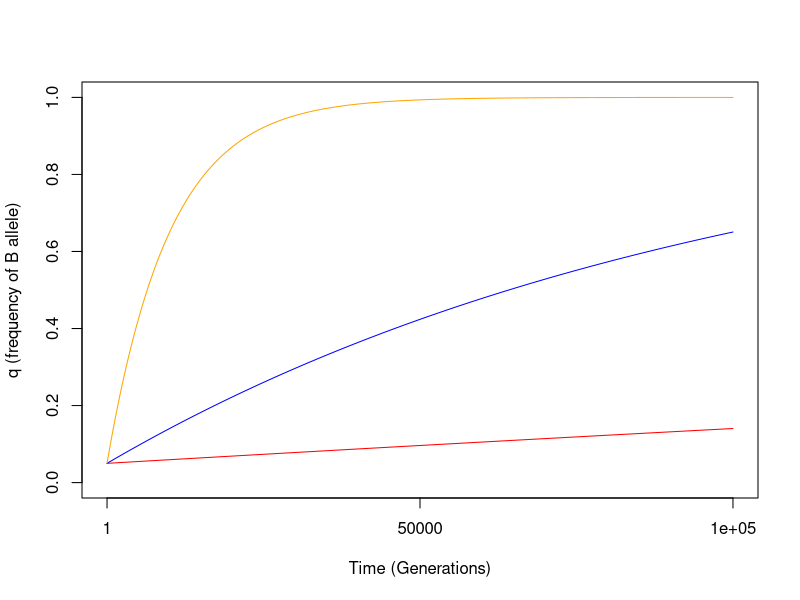
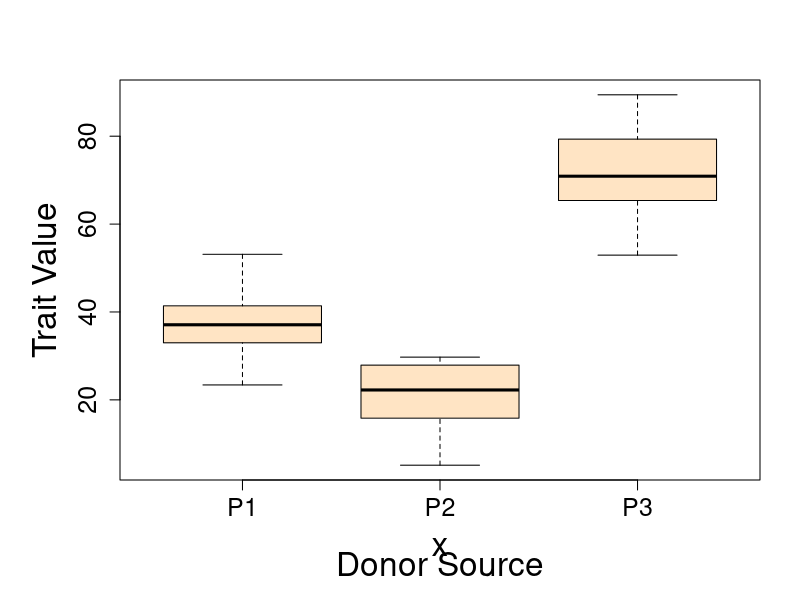
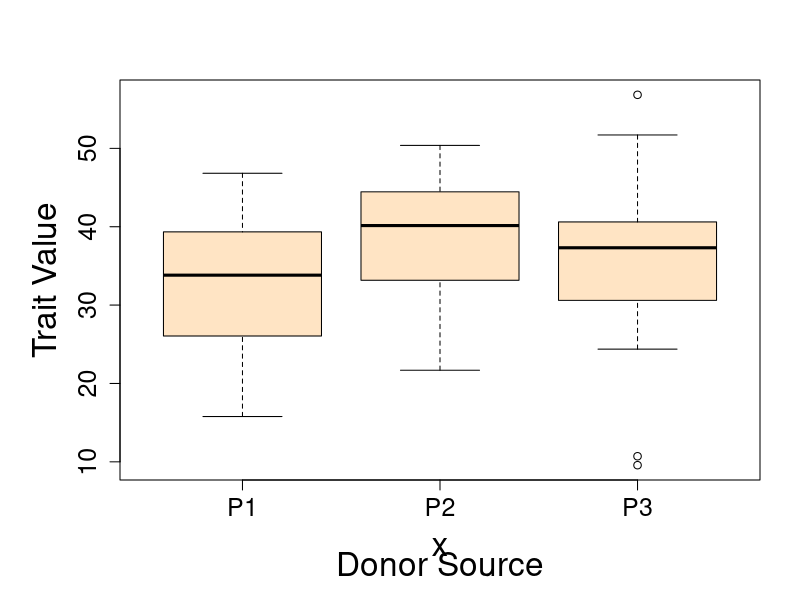
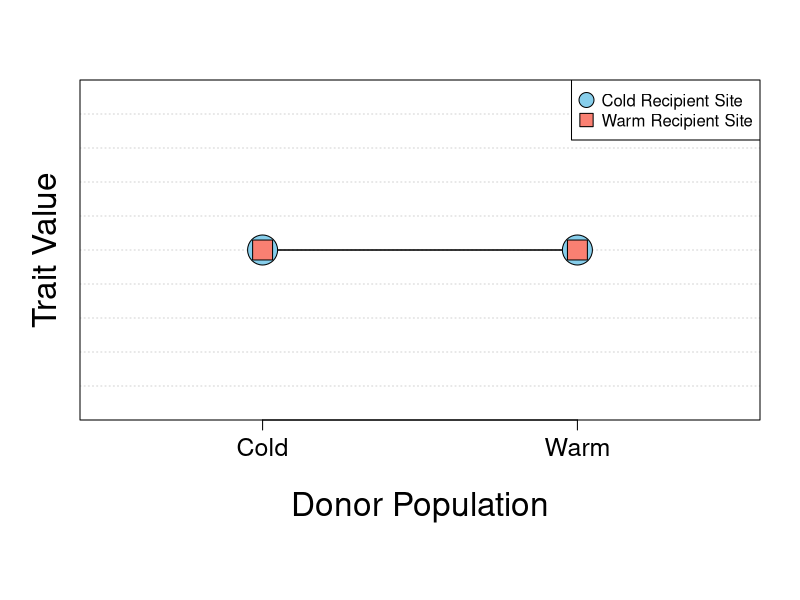
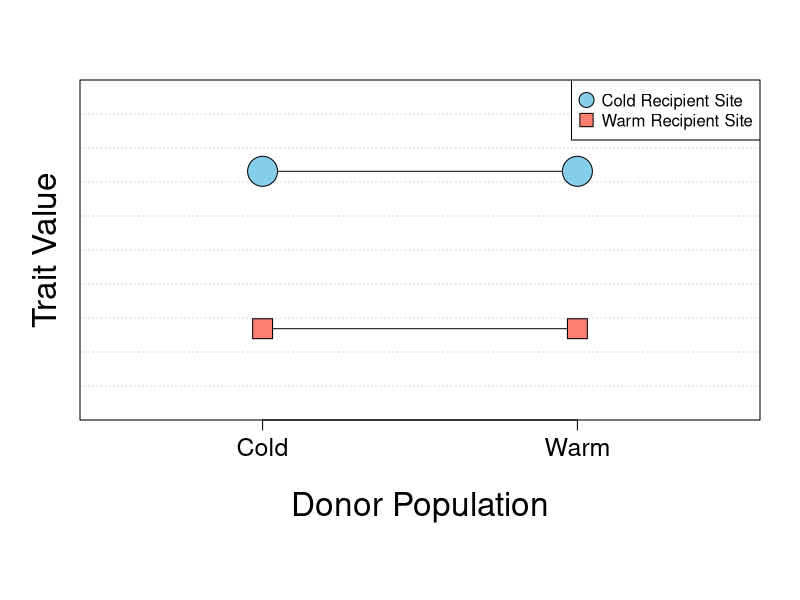
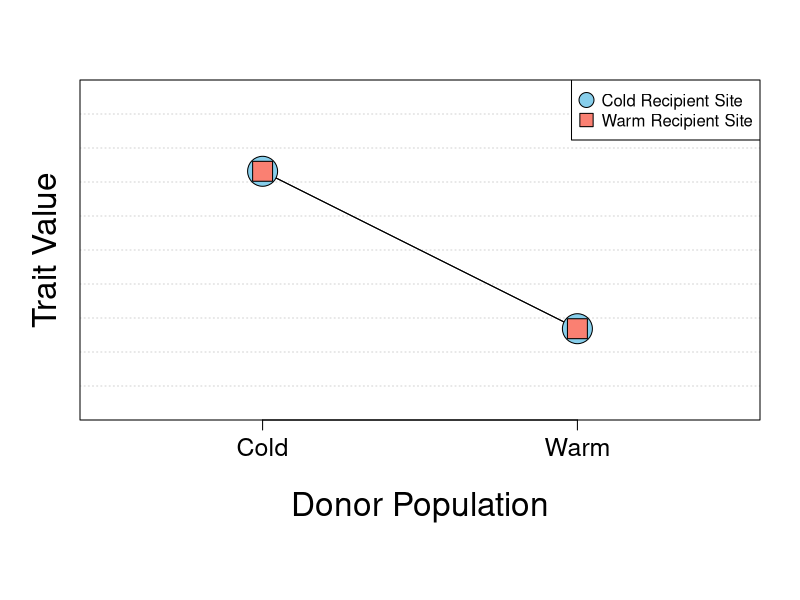
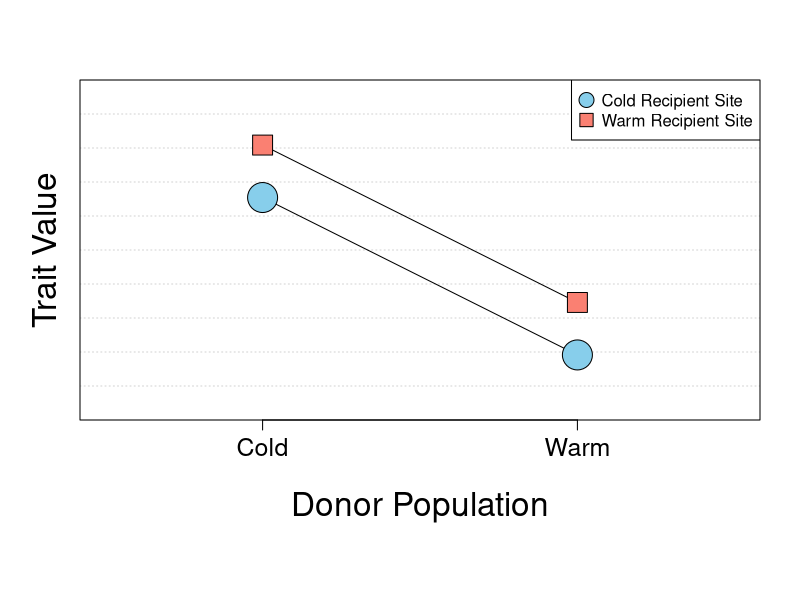
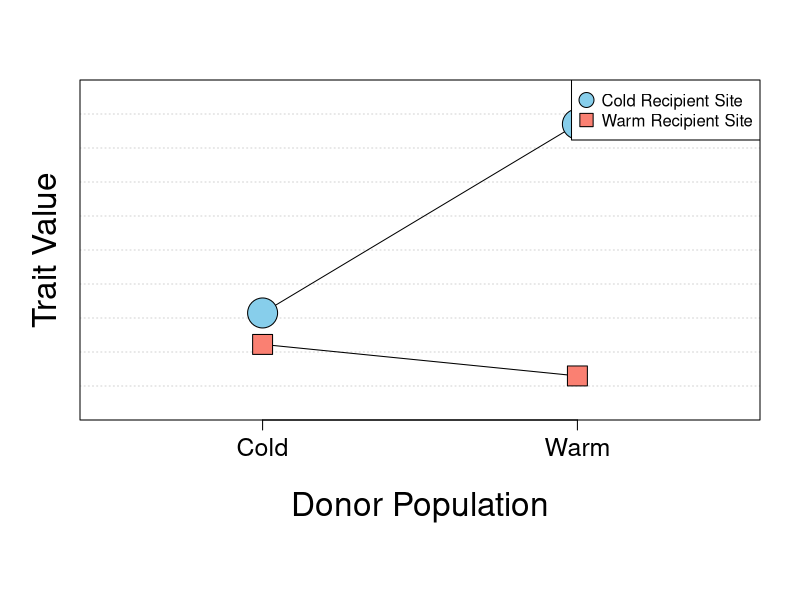

Here is the R script that generated these plots, in order:
## ---- chunk 1
rm(list=ls())
p0 <- 0.95
t <- 1:100000

marks <- c(1,50000,100000)
u <- 0.000001
qt <- 1 - p0*exp(-u*t)
qt5 <- 1 - p0*exp(-0.00001*t)
qt4 <- 1 - p0*exp(-0.0001*t)

plot(x=t, y=qt, xlab="Time (Generations)", ylab="q (frequency of B allele)", type="l", col="red", xaxt="n", ylim=c(0,1))
axis(1,at=marks,labels=marks)
points(x=t,y=qt5,type="l",col="blue")
points(x=t,y=qt4,type="l",col="orange")
## ---- chunk 2

# FUNCTION for plotting results of common garden experiments
# 21 November 2015
# NJG

CommonGarden <- function(TraitMeans=c(40,20,70)){
  Pop1 <- rnorm(15,TraitMeans[1],10)
  Pop2 <- rnorm(15,TraitMeans[2],10)
  Pop3 <- rnorm(15,TraitMeans[3],10)
PopData <- c(Pop1,Pop2,Pop3)
Treatment <- rep(c("P1","P2","P3"),each=15)
par(mar=c(6,6,4,2))
BoxPlotDataFrame <- data.frame(x=Treatment,y=PopData)
boxplot(y~x,data=BoxPlotDataFrame,ylab="Trait Value",sub="Donor Source",cex.sub=2,cex.axis=1.5, cex.lab=2,col="bisque")
  }
## ---- chunk 3
CommonGarden(c(40,20,70))
## ---- chunk 4
CommonGarden(c(35,35,35))

## ---- chunk 5
RecipPlot <- function(ydata=c(10,20,30,5)){
  # set margins and set up axis locations
  par(mar=c(9,4,4,2))
  xdata <- c(1,1,2,2)
  
  # set up an empty plot
  plot(x=xdata,y=ydata,xlim=c(0.5,2.5),ylim=c(min(ydata)-5,max(ydata)+5),ann=F,axes=F,type="n")
  grid(nx=0,ny=10)
  # add x axis and labels
  axis(side=1,labels=c("Cold","Warm"),at=c(1,2),tick=T, cex.axis=1.5)
  mtext("Donor Population",side=1,cex=2,line=4)
  mtext("Trait Value",side=2,cex=2, line=1)
  box()
  
  # add lines and points
  lines(c(1,2),ydata[c(1,2)])
  lines(c(1,2),ydata[c(3,4)])
  points(c(1,2),ydata[c(1,2)],cex=4,pch=21,bg="skyblue")
  points(c(1,2),ydata[c(3,4)],cex=3,pch=22,bg="salmon")
  
  # add legend
  legend("topright",legend=c("Cold Recipient Site","Warm Recipient Site"),pch=c(21,22),pt.cex=2,pt.bg=c("skyblue","salmon"))
  
}
RecipPlot(c(10,10,10,10))
## ---- chunk 6
RecipPlot(c(20,20,10,10))
## ---- chunk 7
RecipPlot(c(20,10,20,10))
## ---- chunk 8
RecipPlot(c(20,5,25,10))
## ---- chunk 9
RecipPlot(c(20,50,15,10))
## ---- chunk 10
# FUNCTION to calculate observed allele frequencies or a single gene with 2 alleles  
# NJG
# 21 November 2015

AlleleFreq_2A <- function(x=c(AA=100, AB=50, BB=50)) {
  
  # Pull out counts of individual genotypes
  AA <- x[1]
  AB <- x[2]
  BB <- x[3]
  # Create a vector and divide by the sum; works for frequencies or raw counts as input
  Gen_Freq <- c(AA,AB,BB)/sum(AA + AB + BB)
  
  # Print genotype frequencies
  cat("Observed genotypic frequencies:", "\n","freq(AA) = ", Gen_Freq[1], "\n", "freq(AB) = ", Gen_Freq[2], "\n", "freq(BB) = ", Gen_Freq[3],"\n")
  cat("\n")
  
  # Create vector for allele frequencies
  Allele_Freq <- vector("numeric",2)
  
  # Use genotypes to calculate allele frequencies
  Allele_Freq[1] <- Gen_Freq[1] + 0.5*Gen_Freq[2]
  Allele_Freq[2] <- Gen_Freq[3] + 0.5*Gen_Freq[2]
  
  # Print allelic frequencies
  cat("Observed allelic frequencies:", "\n", "freq(A) = ", Allele_Freq[1], "\n", "freq(B) = ", Allele_Freq[2], "\n")
  cat("\n")
  # Return the output vector
  return(Allele_Freq)
}
## ---- chunk 11
# FUNCTION to calculate observed allele frequencies or a single gene with 3 alleles  
# NJG
# 21 November 2015

AlleleFreq_3A <- function(x=c(JJ=100, JK=50, JL=50, KL=50, KK=50, LL=50)) {
  
  # Convert input vector to individual genotypes
  JJ <- x[1]
  JK <- x[2]
  JL <- x[3]
  KL <- x[4]
  KK <- x[5]
  LL <- x[6]
  # Create a vector and divide by the sum; works for frequencies or raw counts as input
  Gen_Freq <- c(JJ, JK, JL, KL, KK, LL)/sum(JJ, JK, JL, KL, KK, LL)
  
  # Print genotype frequencies
  cat("Observed genotypic frequencies:", "\n","freq(JJ) = ", Gen_Freq[1], "\n", "freq(JK) = ", Gen_Freq[2], "\n", "freq(JL) = ", Gen_Freq[3],"\n", "freq(KL) = ", Gen_Freq[4], "\n", "freq(KK) = ", Gen_Freq[5], "\n", "freq(LL) = ", Gen_Freq[6],"\n")
  cat("\n")
  
  # Create vector for allele frequencies
  Allele_Freq <- vector("numeric",3)
  
  # Use genotypes to calculate allele frequencies
  Allele_Freq[1] <- Gen_Freq[1] + 0.5*Gen_Freq[2] + 0.5*Gen_Freq[3]
  Allele_Freq[2] <- Gen_Freq[5] + 0.5*Gen_Freq[2] + 0.5*Gen_Freq[4]
  Allele_Freq[3] <- Gen_Freq[6] + 0.5*Gen_Freq[3] + 0.5*Gen_Freq[4]
  
  # Print allelic frequencies
 cat("Observed allelic frequencies:", "\n", "freq(J) = ", Allele_Freq[1], "\n", "freq(K) = ", Allele_Freq[2], "\n", "freq(L) = ", Allele_Freq[3], "\n")
  cat("\n")
 
  # Return the output vector
  return(Allele_Freq)
}
## ---- chunk 12
# FUNCTION to calculate Hardy-Weinberg genotypic frequency for a single gene with 2 alleles  
# NJG
# 21 November 2015

HardyWeinberg_2A <- function(x=c(p=0.7, q=0.3)){
  
  # Convert input vector to individual frequencies
  p <- x[1]
  q <- x[2]
# Create a vector for genotypic frequencies
Genotype_Freq <-vector("numeric",3)  

# Use Hardy-Weinberg equation to calculate genotypic frequencies from allelic frequencies
Genotype_Freq[1] <- p^2
Genotype_Freq[2] <- 2*p*q
Genotype_Freq[3] <- q^2

# Print allelic frequencies
cat("Observed allelic frequencies:", "\n", "f(A) = ", p, "\n", "f(B) = ", q, "\n")
cat("\n")

# Print expected Hardy-Weinberg genotypic frequencies
cat("Expected Hardy-Weinberg genotypic frequencies:", "\n", "H-W f(AA) = ", Genotype_Freq[1], "\n", "H-W f(AB) = ", Genotype_Freq[2], "\n", "H-W f(BB) = ", Genotype_Freq[3], "\n")
  cat("\n")

  # Return the output vector
  return(Genotype_Freq)
}
## ---- chunk 13
# FUNCTION to calculate Hardy-Weinberg genotypic frequency for a single gene with 3 alleles  
# NJG
# 21 November 2015

HardyWeinberg_3A <- function(x=c(p=0.7, q=0.2, r=0.1)){
  
  # Convert input vector into individual allelic frequencies
  p <- x[1]
  q <- x[2]
  r <- x[3]
# Create a vector for genotypic frequencies
Genotype_Freq <-vector("numeric",6)  

# Use Hardy-Weinberg equation to calculate genotypic frequencies from allelic frequencies
Genotype_Freq[1] <- p^2
Genotype_Freq[2] <- 2*p*q
Genotype_Freq[3] <- 2*p*r
Genotype_Freq[4] <- 2*q*r
Genotype_Freq[5] <- q^2
Genotype_Freq[6] <- r^2

# Print allelic frequencies
cat("Observed allelic frequencies:", "\n", "f(J) = ", p, "\n", "f(K) = ", q, "\n","f(L) = ", r, "\n")
cat("\n")

#i Print expected Hardy-Weinberg genotypic frequencies
cat("Expected Hardy-Weinberg genotypic frequencies:", "\n", "H-W f(JJ) = ", Genotype_Freq[1], "\n", "H-W f(JK) = ", Genotype_Freq[2], "\n", "H-W f(JL) = ", Genotype_Freq[3], "\n",  "H-W f(KL) = ", Genotype_Freq[4], "\n", "H-W f(KK) = ", Genotype_Freq[5], "\n", "H-W f(LL) = ", Genotype_Freq[6], "\n")
  cat("\n")

  # Return the output vector
  return(Genotype_Freq)
}
## ---- chunk 14
AlleleFreq_2A(x=c(AA=75, AB=20, BB=100))
## ---- chunk 15
HardyWeinberg_2A(x=c(p=0.4358974, q=0.5641026))
## ---- chunk 16
AlleleFreq_3A(x=c(JJ=10,JK=11,JL=0,KL=9,KK=2,LL=22))
## ---- chunk 17
HardyWeinberg_3A(x=c(p=0.287037, q=0.2222222, r=0.4907407))
## ---- chunk 18
# Chaining functions together to get allelic frquencies and Hardy-Weinberg expected genotypic frequencies:

HardyWeinberg_2A(AlleleFreq_2A(x=c(AA=75, AB=20, BB=100)))

HardyWeinberg_3A(AlleleFreq_3A(x=c(JJ=10,JK=11,JL=0,KL=9,KK=2,LL=22)))
## ---- chunk 19
# FUNCTION to calculate the increase in the frequency of a mutant allele through time
# NJG
# 21 November 2015

Mutation <- function(qo=0.5,u=0.000001,t=1:10) { 
  qt =  1 - (1 - qo)*exp(-u*t)
return(qt)
}
## ---- chunk 20
Mutation(qo=0.5)

## ---- chunk 21
# FUNCTION to calculate the change in allele frequency from migration
# NJG
# 21 November 2015

Migration <- function(p0=0.5, pm=0.9, m=0.1, t=1:10){
  pt <- (1 - m)^t * (p0 - pm) + pm
  return(pt)
}

## ---- chunk 22
Migration(p0=0.1)
## ---- chunk 23
# FUNCTION to calculate the change in allele frequency from inbreeding
# NJG
# 21 November 2015

Inbreeding <- function(p=0.3, F = 0.5){
  genotypes <- vector("numeric",3)
  q <- 1 - p
  genotypes[1] <- p^2*(1 - F) + p*F
  genotypes[2] <- 2*p*q*(1- F)
  genotypes[3] <- q^2*(1 - F) + q*F
  
  return(genotypes)
}

## ---- chunk 24
Inbreeding()

## ---- chunk 25
# FUNCTION to calculate effective population size with a bottleneck
# NJG
# 21 November 2015

Bottleneck <- function(N=1:5){
  Ne <- 1/((1/length(N))*(sum(1/N)))
  return(Ne)
}

## ---- chunk 26
Bottleneck()

## ---- chunk 27
# FUNCTION to calculate effective population size with a skewed sex ratio
# NJG
# 21 November 2015

SexRatio <- function(m=10, f=12){ 
  Ne <- (4*m*f)/(m + f)
  return(Ne)
}
## ---- chunk 28
SexRatio()

## ---- chunk 29
# FUNCTION to calculate effective population size with limited dispersal
# NJG
# 21 November 2015

NatalDispersal <- function(d=10, x=1){
  Ne <- 4*pi*d*x
  return(Ne)
}

## ---- chunk 30
NatalDispersal()

## ---- chunk 31
# FUNCTION to calculate probability of at least one occurrence with individual probability p and number of trials n
# NJG
# 21 November 2015

CompoundProb <- function(p=0.01, n=52){
  Prob <- 1 - (1 - p)^n
  return(Prob)
}
## ---- chunk 32
CompoundProb()
## ---- chunk 33
# FUNCTION to Calculate and Print 7 steps of Natural Selection Equations
# NJG
# 21 November 2015

SevenSteps <- function(gen=c(50,50,100), w=c(0.4, 0.35, 0.2)){
  
# Step 1: Given Initial Genotype Counts AND Relative Fitness
  w <- w/max(w)
cat("Step 1: Given Initial Genotype Counts AND Relative Fitness","\n")
  cat(" #(AA) = ",gen[1], " #(AB) = ",gen[2]," #(BB) = ",gen[3],"\n")
  cat(" w1 = ",w[1], " w2 = ",w[2]," w3 = ",w[3],"\n")
  cat("\n")
  
# Step 2: Calculate Initial Genotype And Allelic Frequencies (p0, q0)
  gen <- gen/sum(gen)
cat("Step 2: Calculate Initial Genotype And Allelic Frequencies (p0, q0)", "\n")
  cat(" f(AA) = ",gen[1], " f(AB) = ",gen[2]," f(BB) = ",gen[3],"\n")
  p0 = gen[1] + 0.5*gen[2]
  q0 = gen[3] + 0.5*gen[2]
  cat(" f(A) =  ",p0, " f(B)  = ",q0,"\n")
  cat("\n")
  
# Step 3: Calculate Genotype Frequencies AFTER Random Mating
gen[1] <- p0^2
gen[2] <- 2*p0*q0
gen[3] <- q0^2

cat("Step 3: Calculate Genotype Frequencies AFTER Random Mating", "\n")
cat(" f(AA) = ",gen[1], " f(AB) = ",gen[2]," f(BB) = ",gen[3],"\n")
cat("\n")
  
# Step 4: Calculate Genotype Frequencies AFTER Selection

gen <- gen*w

wbar <- sum(gen)

cat("Step 4: Calculate Genotype Frequencies AFTER Selection", "\n")
cat(" f(AA) = ",gen[1], " f(AB) = ",gen[2]," f(BB) = ",gen[3],"\n")
cat("Mean fitness = ", wbar, "\n")
cat("\n")
  
# Step 5: Normalize Genotype Frequencies
gen <- gen/wbar
cat("Step 5: Normalize Genotype Frequencies", "\n")
cat(" f(AA) = ",gen[1], " f(AB) = ",gen[2]," f(BB) = ",gen[3],"\n")
cat("\n")

# Step 6: Calculate New Allelic Frequencies
  p1 = gen[1] + 0.5*gen[2]
  q1 = gen[3] + 0.5*gen[2]
cat("Step 6: Calculate New Allelic Frequencies", "\n")
  cat(" f(A) =  ",p1, " f(B)  = ",q1,"\n")
  cat("\n")
  
# Step 7: Calculate New Genotype Frequencies AFTER Random Mating
gen[1] <- p1^2
gen[2] <- 2*p1*q1
gen[3] <- q1^2

cat("Step 7: Calculate New Genotype Frequencies AFTER Random Mating", "\n")
cat(" f(AA) = ",gen[1], " f(AB) = ",gen[2]," f(BB) = ",gen[3],"\n")
cat("\n")

}
## ---- chunk 34
SevenSteps()
## ---- chunk 35
# FUNCTION Fisher engine to calculate changes in allelic frequency with selection in each generation
# NJG
# 21 November 2015
FisherEngine <- function(t=20,p0=0.1,w=c(1,1,0.5)){
  
# Create vectors for storing pi, wbar, and the 3 genotypes
  pvec <- vector(mode="numeric", length=(t + 1))
  wbar <- vector(mode="numeric", length=(t))
  gen <- vector(mode="numeric", length=3)
  
# Loop through the selection random mating calculations
  pvec[1] <- p0
  for (i in 2:(t + 1)){
    gen[1] <- pvec[i-1]^2*w[1]
    gen[2] <- 2*(1 - pvec[i - 1])*pvec[i - 1]*w[2]
    gen[3] <- (1 - pvec[i - 1])^2*w[3]
    
    wbar[i-1] <- sum(gen)
    gen <- gen/wbar[i-1]
    pvec[i] <- gen[1] + 0.5*gen[2]
  }
  # Graph p and wbar as a function of time
  par(mfrow=c(1,2))
  plot(x=1:(t+1),y=pvec,xlab="Generation",ylab="p",type="l", ylim=c(0,1),las=1)
  grid()
  plot(x=1:(t),y=wbar,xlab="Generation",ylab="Mean Fitness",type="l", ylim=c(0,1), las=1)
  grid()
  return(list(pvec,wbar))
  
}
## ---- chunk 36
FisherEngine()
## ---- chunk 37
# FUNCTION For Calculating Heritability From A Selective Breeding Experiment
# 22 November
# NJG

Heritability <- function(x=10,y=20,z=11){
  SelectionDifferential <- y - x
  cat("Selection Differential = ",SelectionDifferential,"\n")
  cat("\n")
  
  ResponseToSelection <- z - x
  cat("Response To Selection = ",ResponseToSelection, "\n")
  cat("\n")
  
  h2 <- ResponseToSelection/SelectionDifferential
  cat("Heritability = ",h2, "\n")
  cat("\n")
}
## ---- chunk 38
Heritability()
## ---- chunk 39

# FUNCTION for plotting results of common garden experiments
# 21 November 2015
# NJG

CommonGarden <- function(TraitMeans=c(40,20,70)){
  Pop1 <- rnorm(15,TraitMeans[1],10)
  Pop2 <- rnorm(15,TraitMeans[2],10)
  Pop3 <- rnorm(15,TraitMeans[3],10)
PopData <- c(Pop1,Pop2,Pop3)
Treatment <- rep(c("P1","P2","P3"),each=15)
par(mar=c(6,6,4,2))
BoxPlotDataFrame <- data.frame(x=Treatment,y=PopData)
boxplot(y~x,data=BoxPlotDataFrame,ylab="Trait Value",sub="Donor Source",cex.sub=2,cex.axis=1.5, cex.lab=2,col="bisque")
  }
## ---- chunk 40
CommonGarden()
## ---- chunk 41
# FUNCTION RecipPlot generates a plot of reciprocal transplant data
# NJG
# 21 November 2015
# The user specifies the mean trait values for each of the 4 treatments
# NJG
# 21 November 2015

RecipPlot <- function(ydata=c(10,20,30,5)){
  # set margins and set up axis locations
  par(mar=c(9,4,4,2))
  xdata <- c(1,1,2,2)
  
  # set up an empty plot
  plot(x=xdata,y=ydata,xlim=c(0.5,2.5),ylim=c(min(ydata)-5,max(ydata)+5),ann=F,axes=F,type="n")
  grid(nx=0,ny=10)
  # add x axis and labels
  axis(side=1,labels=c("Cold","Warm"),at=c(1,2),tick=T, cex.axis=1.5)
  mtext("Donor Population",side=1,cex=2,line=4)
  mtext("Trait Value",side=2,cex=2, line=1)
  box()
  
  # add lines and points
  lines(c(1,2),ydata[c(1,2)])
  lines(c(1,2),ydata[c(3,4)])
  points(c(1,2),ydata[c(1,2)],cex=4,pch=21,bg="skyblue")
  points(c(1,2),ydata[c(3,4)],cex=3,pch=22,bg="salmon")
  
  # add legend
  legend("topright",legend=c("Cold Recipient Site","Warm Recipient Site"),pch=c(21,22),pt.cex=2,pt.bg=c("skyblue","salmon"))
  
}
RecipPlot()

